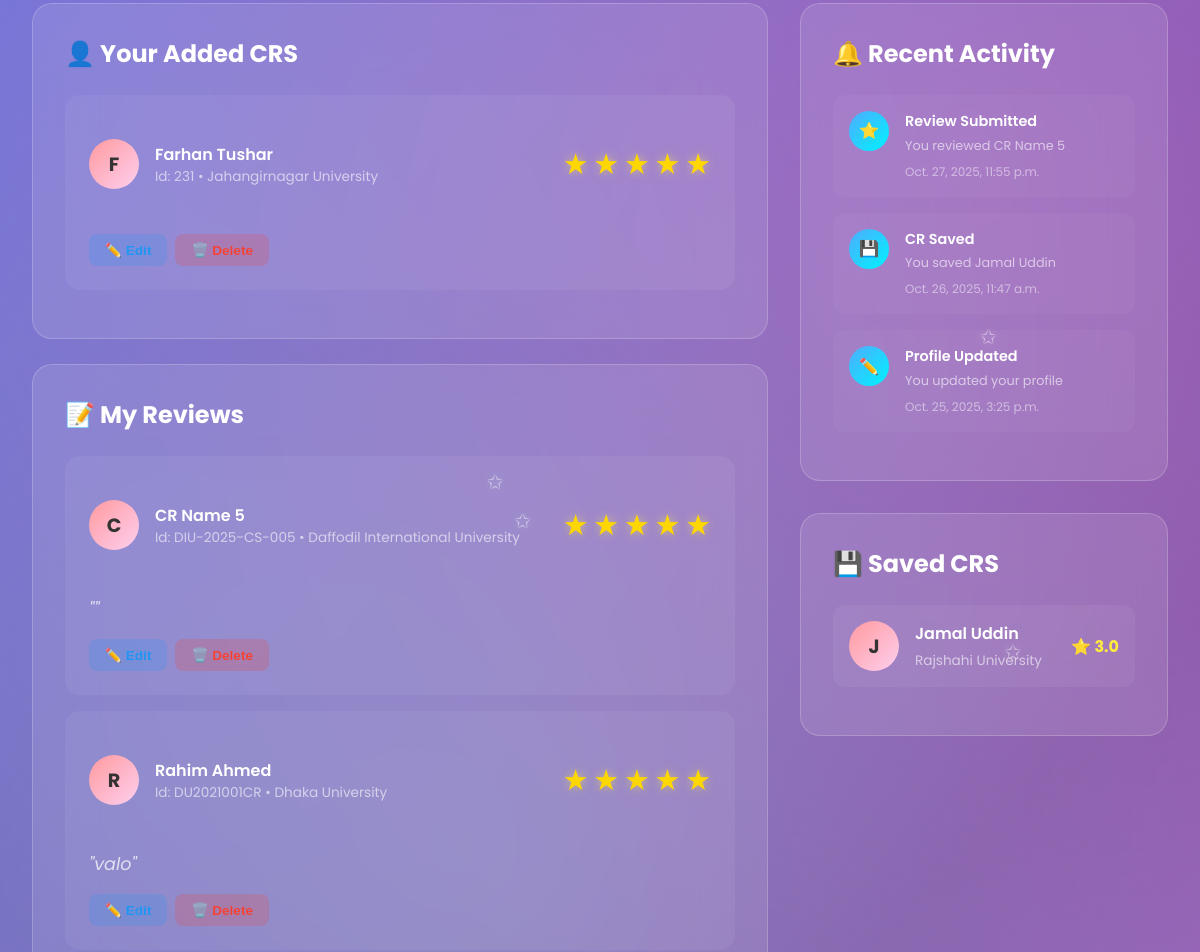
The page /user_dashboard/md-naimur-rahman/ (signed in, middle part) on the database as committed earlier.
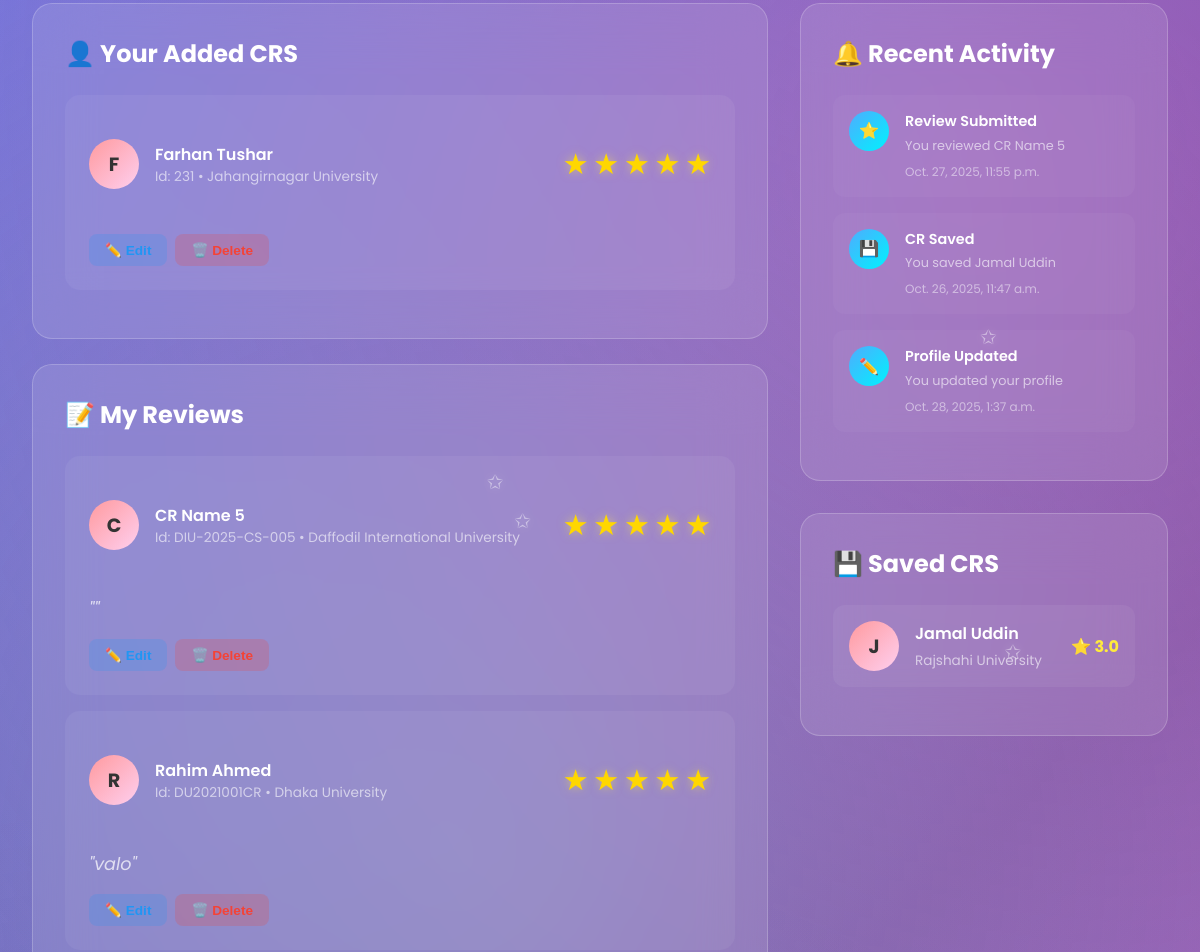
The same page on the database as committed later.
### userprofile/models.py (models this page shows, shortened)
class User(AbstractBaseUser,PermissionsMixin):
    university=models.ForeignKey(University, on_delete=models.SET_NULL,related_name='university',null=True,blank=True)
    department=models.ForeignKey(Department, on_delete=models.SET_NULL,related_name='department',null=True,blank=True)
    profile_picture=models.ImageField(upload_to=user_profile_picture_path,null=True,blank=True)
    first_name = models.CharField(max_length=50)
    last_name = models.CharField(max_length=50)
    gender = models.CharField(choices=[('M', 'Male'), ('F', 'Female')], max_length=1)
    email = models.EmailField(unique=True)
    phone=models.CharField(max_length=20,null=True,blank=True)
    date_of_birth=models.DateField(null=True,blank=True)
    student_id=models.CharField(max_length=50,unique=True,null=True,blank=True)
    batch=models.CharField(max_length=20,null=True,blank=True)
    dept_batch = models.CharField(max_length=20 , blank=True, null=True)
    section=models.CharField(max_length=20,null=True,blank=True)
    bio=models.TextField(null=True,blank=True)
    facebook_url=models.URLField(default='https://www.facebook.com/')
    instagram_url=models.URLField(default='https://www.instagram.com/')
    linkedin_url=models.URLField(default='https://www.linkedin.com/')
    role=models.CharField(max_length=20, default='student')
    slug=models.SlugField(blank=True,unique=True)
    is_email_verified = models.BooleanField(default=False)
    email_verification_token = models.UUIDField(blank=True, null=True, editable=False)
    email_verification_token_created = models.DateTimeField(blank=True, null=True)
    password_reset_token = models.UUIDField(null=True, blank=True, editable=False)
    password_reset_token_created = models.DateTimeField(null=True, blank=True)
    is_active = models.BooleanField(default=True)
    is_staff = models.BooleanField(default=False)
    created_at = models.DateTimeField(auto_now_add=True)
    updated_at = models.DateTimeField(auto_now=True)
    deleted_at = models.DateTimeField(blank=True, null=True)
    USERNAME_FIELD = 'email'
    REQUIRED_FIELDS = ['first_name','last_name']
    objects = CustomUserManager()

### userprofile/views.py (the view)
# urls.py: path('user_dashboard/<str:slug>/',user_dasboard,name="user_dashboard"),
@login_required
def user_dasboard(request,slug):
    user = User.objects.get(email=request.user.email,slug=slug)
    review = Review.objects.filter(user=user).order_by('-created_at')
    saved_crs = SavedCR.objects.filter(user=request.user).select_related('cr_profile')
    last = review.first()
    last_cr_saved= saved_crs.last()
    add_crs = CrProfile.objects.filter(user=request.user)
    items_per_page = 3
    add_crs_paginator = Paginator(add_crs, items_per_page)
    add_crs_page = request.GET.get('add_crs_page', 1)
    add_crs = add_crs_paginator.get_page(add_crs_page)
    saved_crs_paginator = Paginator(saved_crs, items_per_page)
    saved_crs_page = request.GET.get('saved_crs_page', 1)
    saved_crs = saved_crs_paginator.get_page(saved_crs_page)
    review_paginator = Paginator(review, items_per_page)
    review_page = request.GET.get('review_page', 1)
    review = review_paginator.get_page(review_page)
    context = {
        'user':user,
        'review':review,
        'last':last,
        'saved_crs':saved_crs,
        'last_cr_saved':last_cr_saved,
        'add_crs':add_crs,
    }
    return render(request,'user_profile/user_dashboard.html',context)

### cr/models.py (called while the page is built)
    def __str__(self):
        return self.title

    @property
    def average_rating(self):
        avg=self.cr_reviews.aggregate(Avg('rating'))['rating__avg']
        return round(avg,1) if avg else 0

### templates/user_profile/user_dashboard.html (shortened to what the changed rows need)
{% extends 'base.html' %}
{% load static %}
{% block content %}
<div class="dashboard-container">
   <div class="content-grid">
      <div>
         <div class="dashboard-card">
            <div class="card-header">
               <h2 class="card-title">👤 Your Added CRS</h2>
            </div>
         </div>
         <br>
         <div class="dashboard-card">
            <div class="card-header">
               <h2 class="card-title">📝 My Reviews</h2>
            </div>
         </div>
      </div>
      <div>
         <div class="dashboard-card" style="margin-bottom: 2rem;">
                     <div class="card-header">
                        <h2 class="card-title">🔔 Recent Activity</h2>
                     </div>
                     <div class="activity-item">
                        <div class="activity-content">
                           <h4>Profile Updated</h4>
                           <p>You updated your profile</p>
                           <div class="activity-time">{{user.updated_at}}</div>
                        </div>
                     </div>
         </div>
         <div class="dashboard-card">
                     <div class="card-header">
                        <h2 class="card-title">💾 Saved CRS</h2>
                     </div>
         </div>
      </div>
   </div>
</div>
{% endblock content %}

Rows that differ between the two databases and show on the page:
changed User: updated_at "Oct. 25, 2025, 3:25 p.m." → "Oct. 28, 2025, 1:37 a.m."
